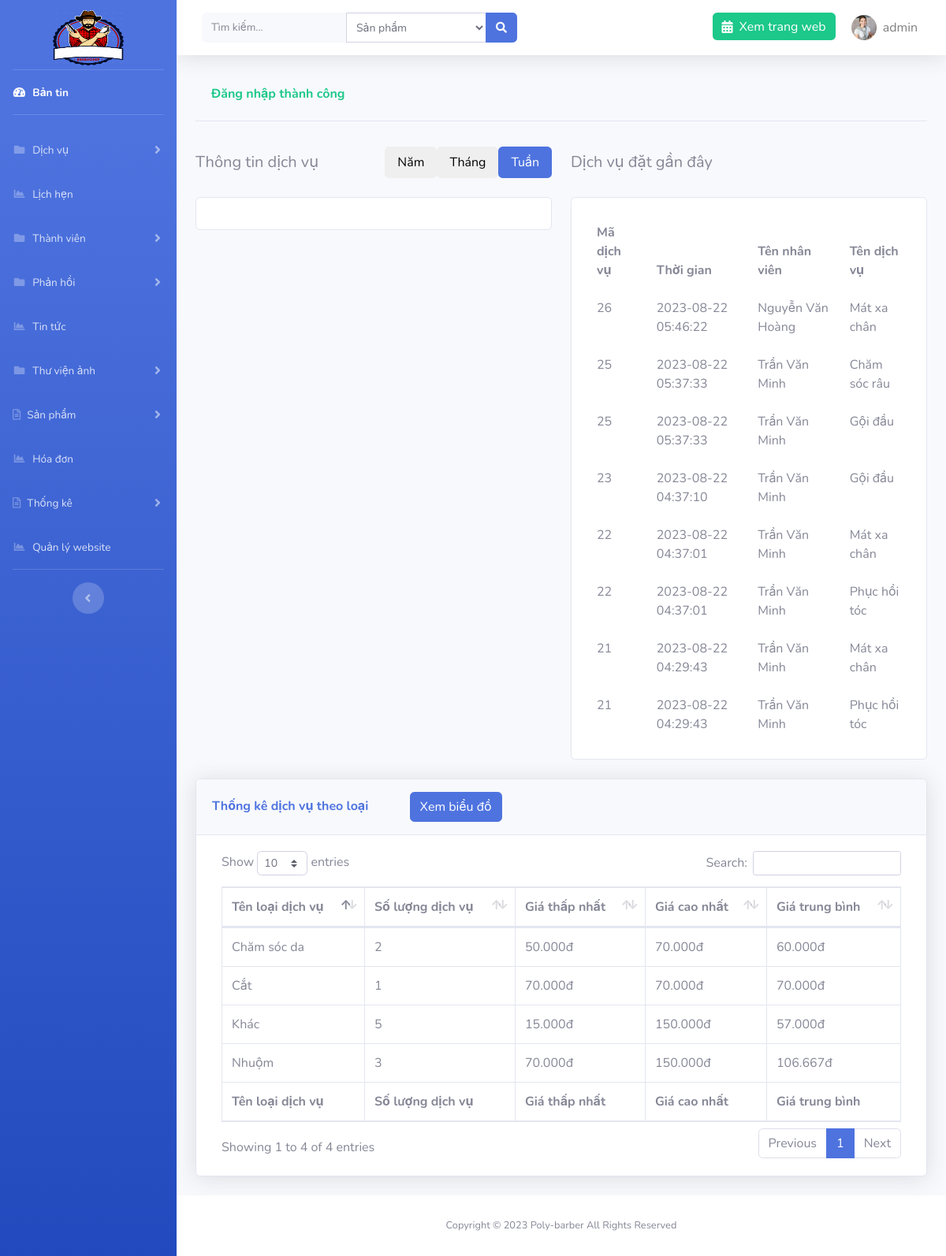
The page /admin/?page=statistic&action=service (signed in) on the database its author committed.
### tables this page shows
CREATE TABLE `setting` (
  `id` int(11) NOT NULL,
  `logo` varchar(191) NOT NULL,
  `file_ico` varchar(191) NOT NULL,
  `title` varchar(191) NOT NULL,
  `introduce` text NOT NULL,
  `slogan` varchar(191) NOT NULL
);

CREATE TABLE `appointments` (
  `id` int(11) NOT NULL,
  `id_barber` int(11) NOT NULL,
  `id_user` int(11) NOT NULL,
  `day` date NOT NULL,
  `id_time` int(11) NOT NULL,
  `cancel` int(1) NOT NULL,
  `created_at` timestamp NOT NULL DEFAULT current_timestamp()
);

CREATE TABLE `barbers` (
  `id` int(11) NOT NULL,
  `name` varchar(191) NOT NULL,
  `account` varchar(191) NOT NULL,
  `phone` varchar(11) NOT NULL,
  `email` varchar(191) DEFAULT NULL,
  `password` varchar(191) NOT NULL,
  `address` varchar(255) NOT NULL,
  `images` varchar(191) DEFAULT NULL,
  `code` varchar(191) DEFAULT NULL,
  `time_code` int(11) DEFAULT NULL
);

CREATE TABLE `services` (
  `id` int(11) NOT NULL,
  `name` varchar(191) NOT NULL,
  `price` float NOT NULL,
  `sale` float NOT NULL,
  `time` time NOT NULL,
  `detail` text NOT NULL,
  `images` varchar(191) NOT NULL,
  `id_type` int(11) NOT NULL
);

CREATE TABLE `types` (
  `id` int(11) NOT NULL,
  `name` varchar(191) NOT NULL,
  `images` varchar(191) NOT NULL
);

### libs/database.php (called while the page is built, shortened)
<?php
function connection()
{
    try {
       $conn = new PDO("mysql:host=localhost; dbname=cattoc; charset=utf8", "root", "");
    } catch (PDOException $e) {
        echo "Lỗi Kết nối" . $e->getMessage();
    }
    return $conn;
}
function query_exe($sql) {
    $conn = connection();
    try {
        $stmt = $conn->prepare($sql);
        $stmt->execute();
        $result = $stmt->fetchAll(PDO::FETCH_ASSOC);
        return $result;
    } catch (PDOException $e) {
        echo "Lỗi dữ liệu" . $e->getMessage();
    } finally {
        unset($conn);
    }
}
function query_limit($sql) {
    $conn = connection();
    try {
        $stmt = $conn->prepare($sql);
        $stmt->execute();
        $result = $stmt->fetch(PDO::FETCH_ASSOC);
        return $result;
    } catch (PDOException $e) {
        echo "Lỗi dữ liệu" . $e->getMessage();
    } finally {
        unset($conn);
    }
}

### libs/setting.php (called while the page is built, shortened)
<?php
require_once "database.php";
function list_limit_setting(){
    $sql = "SELECT * from setting order by id limit 0,1";
    return query_limit($sql);
}

### libs/services.php (called while the page is built, shortened)
<?php
require_once "database.php";
function statistical_service(){
    $sql = "SELECT t.id, t.name, COUNT(*) so_luong,
                MIN(s.price) gia_min,
                MAX(s.price) gia_max,
                AVG(s.price) gia_avg
     FROM services s inner JOIN types t ON t.id=s.id_type
     GROUP BY t.id, t.name";
return query_exe($sql);
}
function get_recent_services($limit = 5) {
    $sql = "SELECT
        a.id AS appointment_id,
        a.created_at AS appointment_date,
        b.name AS barber_name,
        s.name AS service_name
        FROM appointments a
            JOIN app_detail ad ON a.id = ad.id_appointment
            JOIN services s ON ad.id_service = s.id
            JOIN barbers b ON a.id_barber = b.id
        ORDER BY a.created_at DESC
        LIMIT 8
    ";
    return query_exe($sql, [$limit]) ?: [];
}

### admin/statistic/statistic_ser.php (the view, shortened to what this page needs)
<?php
    $service = statistical_service();
    $recentServices = get_recent_services();
?>
<div class="container-fluid">
    <?php if (isset($_SESSION['message'])) : ?>
        <div class="card-header py-3 text-success">
            <h6 class="font-weight-bold"><?= $_SESSION['message'] ?></h6>
        </div>
    <?php endif; ?>
    <div class="row my-4">
        <div class="col-md-12 col-xl-6">
          <div class="d-flex align-items-center justify-content-between mb-3">
            <h5 class="mb-0 py-3">Thông tin dịch vụ</h5>
            <ul class="nav nav-pills justify-content-end mb-0" id="chart-tab-tab" role="tablist">
            <li class="nav-item" role="presentation">
                <button class="nav-link" id="chart-tab-year-tab" data-bs-toggle="pill" data-bs-target="#chart-year-home"
                  type="button" role="tab" aria-controls="chart-year-home" aria-selected="true"
                  style="border: 0;outline: 0;">Năm</button>
              </li>
              <li class="nav-item" role="presentation">
                <button class="nav-link" id="chart-tab-home-tab" data-bs-toggle="pill" data-bs-target="#chart-tab-home"
                  type="button" role="tab" aria-controls="chart-tab-home" aria-selected="true"
                  style="border: 0;outline: 0;">Tháng</button>
              </li>
              <li class="nav-item" role="presentation">
                <button class="nav-link active" id="chart-tab-profile-tab" data-bs-toggle="pill"
                  data-bs-target="#chart-tab-profile" type="button" role="tab" aria-controls="chart-tab-profile"
                  aria-selected="false" style="border: 0;outline: 0;">Tuần</button>
              </li>
            </ul>
          </div>
          <div class="card">
            <div class="card-body">
            </div>
          </div>
        </div>
        <div class="col-md-12 col-xl-6">
          <h5 class="mb-3 py-3">Dịch vụ đặt gần đây</h5>
          <div class="card tbl-card">
            <div class="card-body">
              <div class="table-responsive">
                <table class="table table-hover table-borderless mb-0">
                  <thead>
                    <tr>
                      <th>Mã dịch vụ</th>
                      <th>Thời gian</th>
                      <th>Tên nhân viên</th>
                      <th>Tên dịch vụ</th>
                    </tr>
                  </thead>
                  <tbody>
                    <?php foreach ($recentServices as $item): ?>
                        <tr>
                        <td><a href="#" class="text-muted"><?= htmlspecialchars($item['appointment_id']) ?></a></td>
                        <td><?= htmlspecialchars($item['appointment_date']) ?></td>
                        <td><?= htmlspecialchars($item['barber_name']) ?></td>
                        <td><?= htmlspecialchars($item['service_name']) ?></td>
                        </tr>
                    <?php endforeach; ?>
                    </tbody>
                </table>
              </div>
            </div>
          </div>
        </div>
    </div>
    <div class="card shadow mb-4">
        <div class="card-header py-3">
            <h6 class="m-0 font-weight-bold text-primary">Thống kê dịch vụ theo loại
            <a href="<?= ROOT ?>admin/?page=statistic&action=char_ser" class="btn btn-primary ml-5">Xem biểu đồ</a>
            </h6>
        </div>
        <div class="card-body">
            <div class="table-responsive">
                <form action="" method="POST" class="col-md-12">
                    <table class="table table-bordered" id="dataTable" width="100%" cellspacing="0">
                        <thead>
                            <tr>
                                <th>Tên loại dịch vụ</th>
                                <th>Số lượng dịch vụ</th>
                                <th>Giá thấp nhất</th>
                                <th>Giá cao nhất</th>
                                <th>Giá trung bình</th>
                            </tr>
                        </thead>
                        <tfoot>
                            <tr>
                            <th>Tên loại dịch vụ</th>
                                <th>Số lượng dịch vụ</th>
                                <th>Giá thấp nhất</th>
                                <th>Giá cao nhất</th>
                                <th>Giá trung bình</th>
                            </tr>
                        </tfoot>
                        <tbody>
                            <?php foreach ($service as $s) : ?>
                                <tr>
                                <td><?=$s['name'] ?></td>
                                <td><?=$s['so_luong'] ?></td>
                                <td><?=number_format($s['gia_min'],0,',','.').'đ' ?></td>
                                <td><?=number_format($s['gia_max'],0,',','.').'đ'?></td>
                                <td><?=number_format($s['gia_avg'],0,',','.').'đ' ?></td>
                                </tr>
                            <?php endforeach; ?>
                        </tbody>
                    </table>
                </form>
            </div>
        </div>
    </div>
</div>

### admin/template/header.php (shortened to what this page needs)
<?php $setting = list_limit_setting(); ?>
<!DOCTYPE html>
<html lang="en">
<head>
    <link href="resource/vendor/fontawesome-free/css/all.min.css" rel="stylesheet" type="text/css">
    <link rel="stylesheet" href="resource/vendor/select2.min.css" />
<link rel="stylesheet" href="https://maxcdn.bootstrapcdn.com/bootstrap/4.4.1/css/bootstrap.min.css">
    <link href="resource/css/sb-admin-2.css" rel="stylesheet">
    <link href="resource/vendor/datatables/dataTables.bootstrap4.min.css" rel="stylesheet">
</head>
<body id="page-top">
    <div id="wrapper">
        <ul class="navbar-nav bg-gradient-primary sidebar sidebar-dark accordion" id="accordionSidebar">
            <a class="sidebar-brand d-flex align-items-center justify-content-center mb-3 pt-5" href="<?=ROOT?>admin">
                <img src="../images/<?=$setting['logo']?>" alt="logo" width="90" height="70">
            </a>
            <hr class="sidebar-divider my-0">
            <li class="nav-item active">
                <a class="nav-link" href="<?= ROOT ?>admin">
                    <i class="fas fa-fw fa-tachometer-alt"></i>
                    <span>Bản tin</span></a>
            </li>
            <hr class="sidebar-divider">
            <li class="nav-item">
                <a class="nav-link collapsed" href="#" data-toggle="collapse" data-target="#collapsePages" aria-expanded="true" aria-controls="collapsePages">
                    <i class="fas fa-fw fa-folder"></i>
                    <span>Dịch vụ</span>
                </a>
            </li>
            <li class="nav-item">
                <a class="nav-link" href="<?= ROOT ?>admin/?page=appointment">
                    <i class="fas fa-fw fa-chart-area"></i>
                    <span>Lịch hẹn</span></a>
            </li>
             <li class="nav-item">
                <a class="nav-link collapsed" href="#" data-toggle="collapse" data-target="#collapsePages2" aria-expanded="true" aria-controls="collapsePages">
                    <i class="fas fa-fw fa-folder"></i>
                    <span>Thành viên</span>
                </a>
            </li>
             <li class="nav-item">
                <a class="nav-link collapsed" href="#" data-toggle="collapse" data-target="#collapsePages3" aria-expanded="true" aria-controls="collapsePages">
                    <i class="fas fa-fw fa-folder"></i>
                    <span>Phản hồi</span>
                </a>
            </li>
               <li class="nav-item">
                <a class="nav-link" href="<?= ROOT ?>admin/?page=new">
                    <i class="fas fa-fw fa-chart-area"></i>
                    <span>Tin tức</span></a>
            </li>
  <li class="nav-item">
                <a class="nav-link collapsed" href="#" data-toggle="collapse" data-target="#collapsePages4" aria-expanded="true" aria-controls="collapsePages">
                    <i class="fas fa-fw fa-folder"></i>
                    <span>Thư viện ảnh</span>
                </a>
            </li>
            <li class="nav-item">
                <a class="nav-link collapsed" href="#" data-toggle="collapse" data-target="#collapseTwo" aria-expanded="true" aria-controls="collapseTwo">
                    <i class="far fa-file-alt"></i>
                    <span>Sản phẩm</span>
                </a>
            </li>
            <li class="nav-item">
                <a class="nav-link" href="<?= ROOT ?>admin/?page=order">
                    <i class="fas fa-fw fa-chart-area"></i>
                    <span>Hóa đơn</span></a>
            </li>
            <li class="nav-item">
                <a class="nav-link collapsed" href="#" data-toggle="collapse" data-target="#collapseTwo1" aria-expanded="true" aria-controls="collapseTwo">
                    <i class="far fa-file-alt"></i>
                    <span>Thống kê</span>
                </a>
            </li>
               <li class="nav-item">
                <a class="nav-link" href="<?= ROOT ?>admin/?page=setting">
                    <i class="fas fa-fw fa-chart-area"></i>
                    <span>Quản lý website</span></a>
            </li>
            <hr class="sidebar-divider d-none d-md-block">
            <div class="text-center d-none d-md-inline">
                <button class="rounded-circle border-0" id="sidebarToggle"></button>
            </div>
        </ul>
        <div id="content-wrapper" class="d-flex flex-column">
            <div id="content">
                <nav class="navbar navbar-expand navbar-light bg-white topbar mb-4 static-top shadow">
                    <form class="d-none d-sm-inline-block form-inline mr-auto ml-md-3 my-2 my-md-0 mw-100 navbar-search" method="POST" action="<?= ROOT ?>admin/search.php">
                        <div class="input-group">
                            <input name="keyword" type="text" title="Vui lòng nhập nội dung tìm kiếm" class="form-control bg-light border-0 small" placeholder="Tìm kiếm..." aria-label="Search" aria-describedby="basic-addon2" required>
                            <select name="select_search" id="" class="form-control form-control-sm select-search">
                        <option value="1">Sản phẩm</option>
                    </select>
                            <div class="input-group-append">
                                <button class="btn btn-primary" type="submit">
                                    <i class="fas fa-search fa-sm"></i>
                                </button>
                            </div>
                        </div>
                    </form>
                    <ul class="navbar-nav ml-auto">
                        <li class="nav-item no-arrow">
                            <a href="<?=ROOT?>" class="nav-link bg-success text-white h-50 mt-3 rounded"><i class="fas fa-calendar-alt mr-2"></i>Xem trang web</a>
                        </li>
                        <li class="nav-item dropdown no-arrow">
                            <a class="nav-link dropdown-toggle" href="" id="userDropdown" role="button" data-toggle="dropdown" aria-haspopup="true" aria-expanded="false">
                                <img class="img-profile rounded-circle" src="../images/users/<?=$_SESSION['user']['images']?>">
                                <span class="ml-2 mr-2 text-black-50"><?=$_SESSION['user']['account']?></span>
                            </a>
                        </li>
                    </ul>
                </nav>

### rows shown on the page
setting: logo (picture)
appointments: id "26", created_at "2023-08-22 05:46:22", id_barber.name "Nguyễn Văn Hoàng", services.name "Mát xa chân"
appointments: id "25", created_at "2023-08-22 05:37:33", id_barber.name "Trần Văn Minh", services.name "Chăm sóc râu", services.name "Gội đầu"
appointments: id "23", created_at "2023-08-22 04:37:10", id_barber.name "Trần Văn Minh", services.name "Gội đầu"
appointments: id "22", created_at "2023-08-22 04:37:01", id_barber.name "Trần Văn Minh", services.name "Mát xa chân", services.name "Phục hồi tóc"
appointments: id "21", created_at "2023-08-22 04:29:43", id_barber.name "Trần Văn Minh", services.name "Mát xa chân", services.name "Phục hồi tóc"
types: name "Nhuộm", so_luong "3", gia_min "70.000", gia_max "150.000", gia_avg "106.667"
types: name "Chăm sóc da", so_luong "2", gia_min "50.000", gia_max "70.000", gia_avg "60.000"
types: name "Cắt", so_luong "1", gia_min "70.000", gia_max "70.000", gia_avg "70.000"
types: name "Khác", so_luong "5", gia_min "15.000", gia_max "150.000", gia_avg "57.000"

### other values the page prints
$_SESSION['user']['account'] "admin"
$_SESSION['message'] "Đăng nhập thành công"
